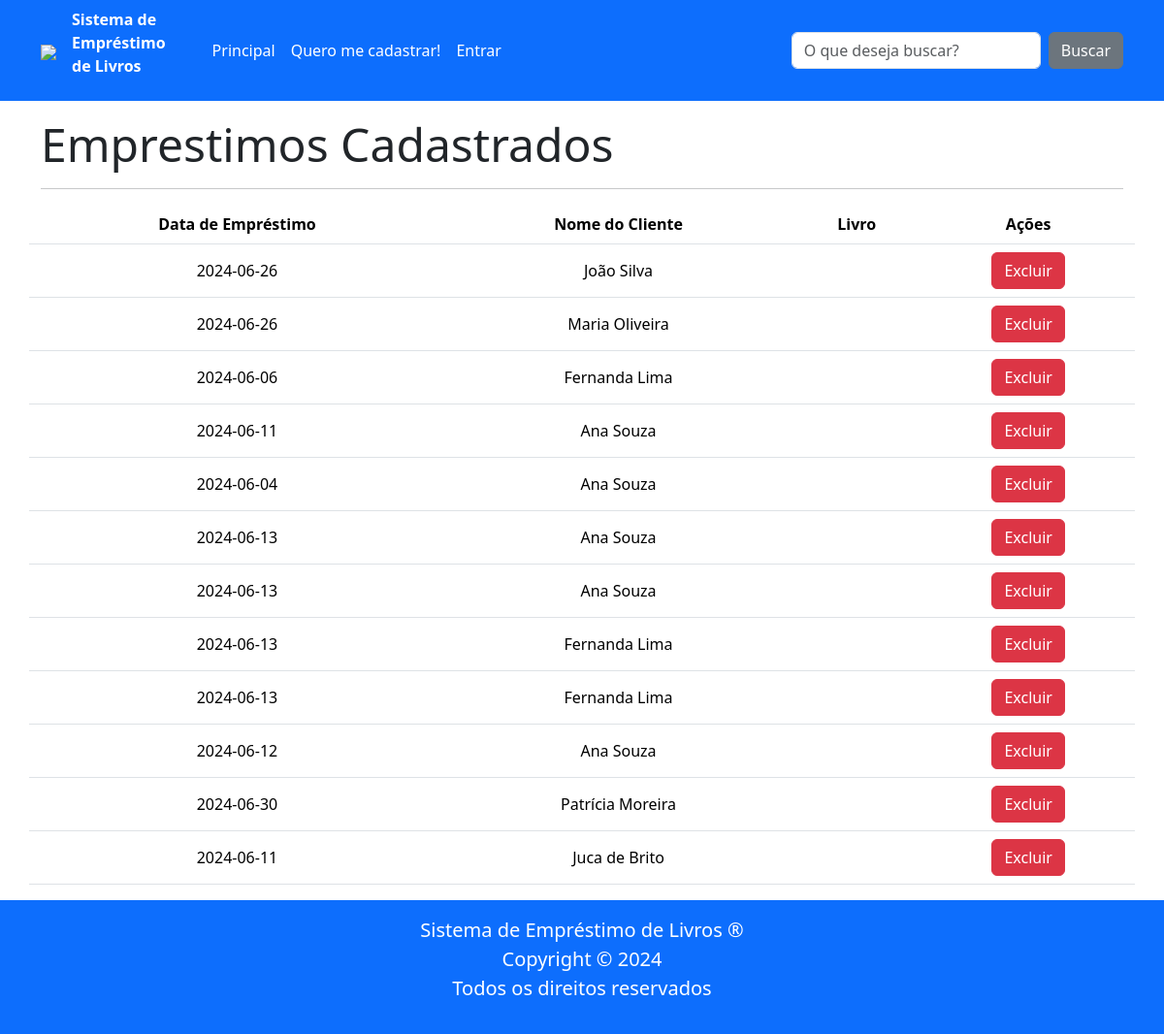
The app's page /emprestimos, older data.
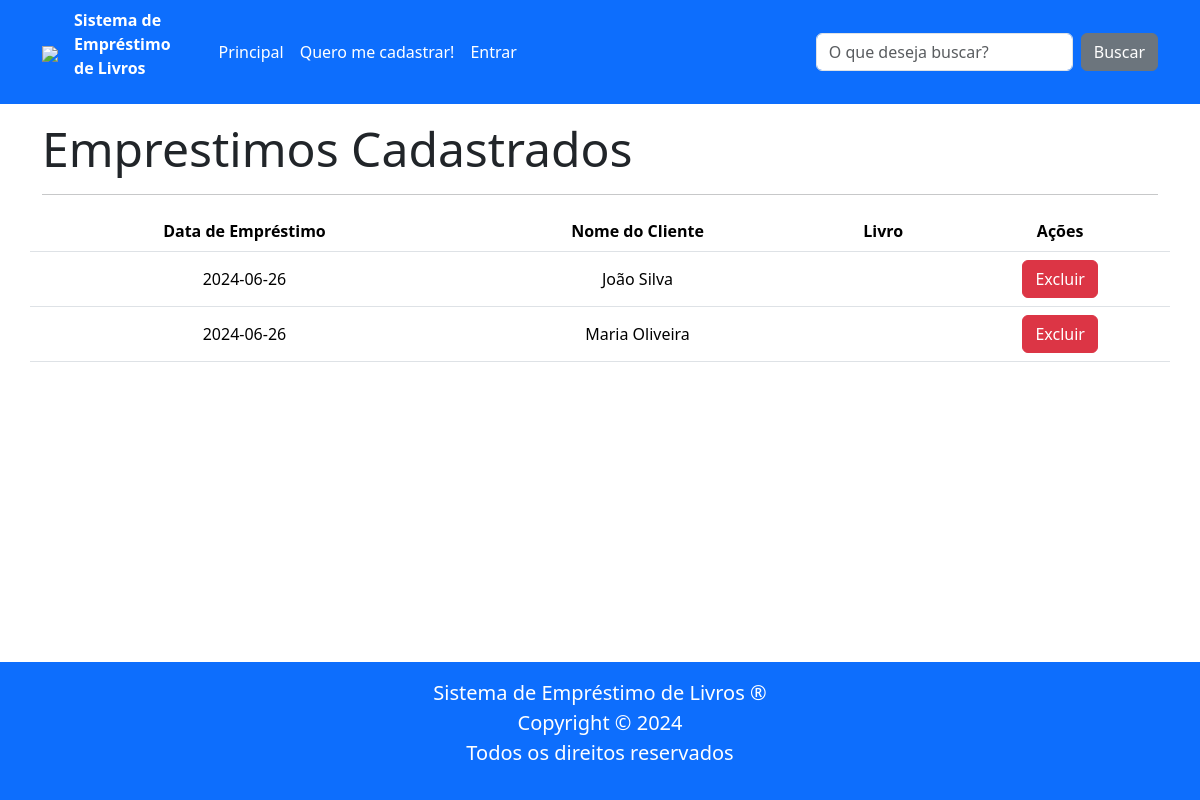
The same page, newer data.
### tables this page shows
CREATE TABLE emprestimo (
    id INTEGER PRIMARY KEY AUTOINCREMENT,
    cliente_id INTEGER NOT NULL,
    data_emprestimo DATE NOT NULL,
    FOREIGN KEY (cliente_id) REFERENCES cliente (id)
);

CREATE TABLE cliente (
        id INTEGER PRIMARY KEY AUTOINCREMENT,
        nome TEXT NOT NULL,
        cpf TEXT NOT NULL UNIQUE,
        data_nascimento DATE NOT NULL,
        endereco TEXT NOT NULL,
        telefone TEXT NOT NULL UNIQUE,
        email TEXT NOT NULL UNIQUE,
        senha TEXT NOT NULL,
        admin INTEGER NOT NULL DEFAULT 0,
        token TEXT);

### routes/main_routes.py (the view)
@router.get("/emprestimos")
async def get_emprestimos(request: Request):
    lista_emprestimos = EmprestimoRepo.obter_todos()
    lista_clientes = ClienteRepo.obter_todos()
    for p in lista_emprestimos:
        print(p.data_emprestimo)
    return templates.TemplateResponse(
        "emprestimos.html",
        {"request": request,
        "lista_emprestimos": lista_emprestimos,
        "lista_clientes": lista_clientes
        },
    )

### templates/emprestimos.html (shortened to what this page needs)
{% extends "base.html" %}
{% block conteudo %}
<h1 class="display-5"><b>Emprestimos Cadastrados</b></h1>
<hr>
<form class="row json-form" action="/cadastrar_emprestimo" method="post">
    <table class="table">
        <thead>
            <tr>
                <th>Data de Empréstimo</th>
                <th>Nome do Cliente</th>
                <th>Livro</th>
                <th>Ações</th>
            </tr>
        </thead>
        <tbody>
            {% for emprestimo in lista_emprestimos %}
            <tr>
                <td>{{ emprestimo.data_emprestimo }}</td>
                {% for cliente in lista_clientes -%}
                    {% if cliente.id == emprestimo.cliente_id -%}
                    <td>{{ cliente.nome }}</td>
                    {%-endif-%}
                {%- endfor-%}
                <td>{{ emprestimo.livro_nome }}</td>
                <td>
                    <button type="submit" formaction="/excluir_emprestimo/{{ emprestimo.id }}" class="btn btn-danger">Excluir</button>
                </td>
            </tr>
            {% endfor %}
        </tbody>
    </table>
</form>
{% endblock %}

### templates/base.html (shortened to what this page needs)
<!DOCTYPE html>
<html lang="pt-br">
<head>
    <link rel="stylesheet" href="/static/lib/bootstrap/bootstrap.min.css">
    <link rel="stylesheet" href="/static/lib/bootstrap-icons/font/bootstrap-icons.min.css">
    <link rel="stylesheet" href="/static/css/estilos.css">
</head>
<body class="d-flex flex-column min-vh-100">
    {%- set cliente = request.state.cliente -%}
    {% include "header.html" %}
    <main class="container mt-3">
        {% block conteudo %}{% endblock %}
    </main>
    {% include "footer.html" %}
</body>
</html>

### templates/header.html (shortened to what this page needs)
<nav class="navbar navbar-expand-lg text-white bg-primary">
    <div class="container ">
        <a class="navbar-brand" href="/">
            <img src="/static/img/logo.png" style="height: 100px;">
        </a>
        <p style="font-weight: bold; margin-right: 40px; ">Sistema de <br>
            Empréstimo <br>
            de Livros</p>
        {% set pagina_atual = request.url.path %}
        <div class="collapse navbar-collapse" id="menuPrincipal">
            {% if cliente.admin == True -%}
            <ul class="navbar-nav me-auto mb-2 mb-lg-0 text-white">
                <li class="nav-item">
                    <a class="nav-link {{ 'active' if pagina_atual == '/' }} text-white" href="/">Principal</a>
                </li>
                <li  class="nav-item">
                    <a class="nav-link {{ 'active' if pagina_atual == '/' }} text-white" href="/cadastrar_livro">Cadastrar Livro</a>
                </li>
                <li  class="nav-item">
                    <a class="nav-link {{ 'active' if pagina_atual == '/' }} text-white" href="/emprestar">Emprestar</a>
                </li>
                <li  class="nav-item">
                    <a class="nav-link {{ 'active' if pagina_atual == '/' }} text-white" href="/emprestimos">Emprestimos</a>
                </li>
                <li class="nav-item dropdown">
                    <a class="nav-link dropdown-toggle text-white" href="#" role="button" data-bs-toggle="dropdown">
                        Olá, <b>Bibliotecário</b>!
                    </a>
                    <ul class="dropdown-menu">
                        <li><a class="dropdown-item  {{ 'active' if pagina_atual == '/cliente/dados' }} text-secondary" href="/cliente/dados">Dados Pessoais</a></li>
                        <li><a class="dropdown-item  {{ 'active' if pagina_atual == '/cliente/senha' }} text-secondary" href="/cliente/senha">Alterar Senha</a></li>
                        <li>
                            <hr class="dropdown-divider">
                        </li>
                        <li><a class="dropdown-item text-primary" href="/cliente/sair">Sair</a></li>
                    </ul>
                </li>
                <!-- <li class="nav-item">
                    <a class="nav-link {{ 'active' if pagina_atual == '/carrinho' }}" href="/cliente/carrinho">
                        <i class="bi bi-cart-fill"></i>
                    </a>
                </li> -->
            </ul>
            {%- else: -%}
            <ul class="navbar-nav me-auto mb-2 mb-lg-0">
                <li class="nav-item">
                    <a class="nav-link {{ 'active' if pagina_atual == '/' }} text-white" href="/">Principal</a>
                </li>
                {% if not cliente or not cliente.nome -%}
                <li class="nav-item">
                    <a class="nav-link {{ 'active' if pagina_atual == '/cadastro' }} text-white" href="/cadastro">Quero me cadastrar!</a>
                </li>
                <li class="nav-item">
                    <a class="nav-link {{ 'active' if pagina_atual == '/entrar' }} text-white" href="/entrar">Entrar</a>
                </li>
                {%- endif -%}
            </ul>
            {%- endif -%}
            <form class="d-flex" role="search" action="/buscar" method="get">
                <input class="form-control me-2" type="search" placeholder="O que deseja buscar?" name="q">
                <button class="btn btn-secondary" type="submit">Buscar</button>
            </form>
        </div>
    </div>
</nav>

### templates/message.html (shortened to what this page needs)
{% if not message_success: %}
{%- set message_success = request.cookies.get("message_success") -%}
{% endif %}
{% if not message_warning: %}
{%- set message_warning = request.cookies.get("message_warning") -%}
{% endif %}
{% if not message_danger: %}
{%- set message_danger = request.cookies.get("message_danger") -%}
{% endif %}

### templates/footer.html
<footer class="bg-primary text-white text-center p-3 mt-auto">
    <p class="lead mb-0">Sistema de Empréstimo de Livros &reg;</p>
    <p class="lead mb-0">Copyright &copy; 2024</p>
    <p class="lead">Todos os direitos reservados</p>
</footer>

### static/css/estilos.css (style rules this page uses)
.table td, .table th { vertical-align: middle; text-align: center; white-space: nowrap; }

Row changes from the older to the newer data that the page shows:
removed emprestimo: data_emprestimo "2024-06-06"
no longer on this page (row unchanged): cliente: nome "Fernanda Lima"
removed emprestimo: data_emprestimo "2024-06-11"
no longer on this page (row unchanged): cliente: nome "Ana Souza"
removed emprestimo: data_emprestimo "2024-06-04"
removed emprestimo: data_emprestimo "2024-06-13"
removed emprestimo: data_emprestimo "2024-06-13"
removed emprestimo: data_emprestimo "2024-06-13"
removed emprestimo: data_emprestimo "2024-06-13"
removed emprestimo: data_emprestimo "2024-06-12"
removed emprestimo: data_emprestimo "2024-06-30"
no longer on this page (row unchanged): cliente: nome "Patrícia Moreira", shown under "2024-06-30"
removed emprestimo: data_emprestimo "2024-06-11"
removed cliente: nome "Juca de Brito", shown under "2024-06-11"
